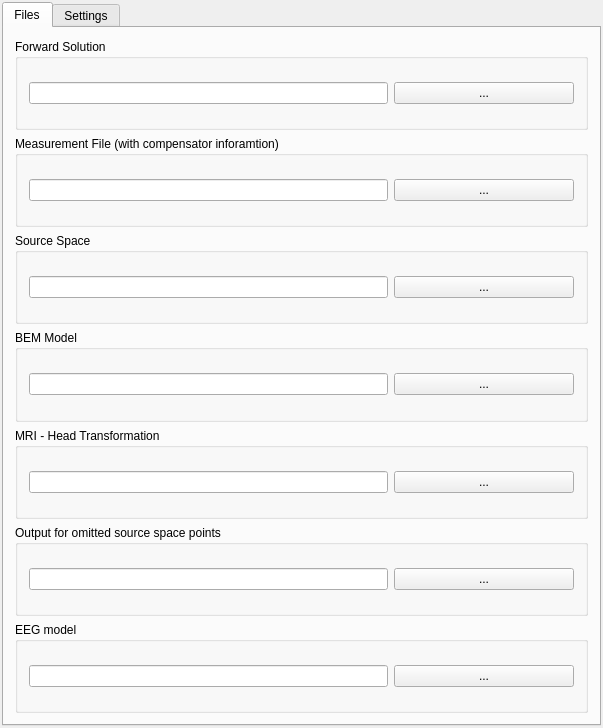
<?xml version="1.0" encoding="UTF-8"?>
<ui version="4.0">
 <class>FwdSetupWidgetClass</class>
 <widget class="QWidget" name="FwdSetupWidgetClass">
  <property name="geometry">
   <rect>
    <x>0</x>
    <y>0</y>
    <width>603</width>
    <height>728</height>
   </rect>
  </property>
  <property name="sizePolicy">
   <sizepolicy hsizetype="MinimumExpanding" vsizetype="MinimumExpanding">
    <horstretch>0</horstretch>
    <verstretch>0</verstretch>
   </sizepolicy>
  </property>
  <property name="windowTitle">
   <string>DummySetupWidget</string>
  </property>
  <layout class="QVBoxLayout" name="verticalLayout_4">
   <property name="spacing">
    <number>2</number>
   </property>
   <property name="leftMargin">
    <number>2</number>
   </property>
   <property name="topMargin">
    <number>2</number>
   </property>
   <property name="rightMargin">
    <number>2</number>
   </property>
   <property name="bottomMargin">
    <number>2</number>
   </property>
   <item>
    <widget class="QTabWidget" name="tabWidget">
     <property name="sizePolicy">
      <sizepolicy hsizetype="MinimumExpanding" vsizetype="MinimumExpanding">
       <horstretch>0</horstretch>
       <verstretch>0</verstretch>
      </sizepolicy>
     </property>
     <property name="toolTip">
      <string>&lt;html&gt;&lt;head/&gt;&lt;body&gt;&lt;p&gt;s&lt;/p&gt;&lt;/body&gt;&lt;/html&gt;</string>
     </property>
     <property name="currentIndex">
      <number>0</number>
     </property>
     <widget class="QWidget" name="Files">
      <attribute name="title">
       <string>Files</string>
      </attribute>
      <layout class="QVBoxLayout" name="verticalLayout_2">
       <item>
        <widget class="QGroupBox" name="m_qGroupBox_Sol">
         <property name="title">
          <string>Forward Solution</string>
         </property>
         <property name="flat">
          <bool>false</bool>
         </property>
         <layout class="QGridLayout" name="m_qGridLayout_Fwd">
          <item row="0" column="2">
           <widget class="QPushButton" name="m_qPushButton_SolNameDialog">
            <property name="text">
             <string>...</string>
            </property>
           </widget>
          </item>
          <item row="0" column="0" colspan="2">
           <widget class="QLineEdit" name="m_qLineEdit_SolName">
            <property name="minimumSize">
             <size>
              <width>140</width>
              <height>0</height>
             </size>
            </property>
            <property name="text">
             <string/>
            </property>
           </widget>
          </item>
         </layout>
        </widget>
       </item>
       <item>
        <widget class="QGroupBox" name="m_qGroupBox_Meas">
         <property name="title">
          <string>Measurement File (with compensator inforamtion)</string>
         </property>
         <property name="flat">
          <bool>false</bool>
         </property>
         <layout class="QGridLayout" name="m_qGridLayout_Fwd_8">
          <item row="0" column="0" colspan="2">
           <widget class="QLineEdit" name="m_qLineEdit_MeasName">
            <property name="minimumSize">
             <size>
              <width>140</width>
              <height>0</height>
             </size>
            </property>
            <property name="text">
             <string/>
            </property>
           </widget>
          </item>
          <item row="0" column="2">
           <widget class="QPushButton" name="m_qPushButton_MeasNameDialog">
            <property name="text">
             <string>...</string>
            </property>
           </widget>
          </item>
         </layout>
        </widget>
       </item>
       <item>
        <widget class="QGroupBox" name="m_qGroupBox_Source">
         <property name="title">
          <string>Source Space</string>
         </property>
         <property name="flat">
          <bool>false</bool>
         </property>
         <layout class="QGridLayout" name="m_qGridLayout_Fwd_2">
          <item row="0" column="0" colspan="2">
           <widget class="QLineEdit" name="m_qLineEdit_SourceName">
            <property name="minimumSize">
             <size>
              <width>140</width>
              <height>0</height>
             </size>
            </property>
           </widget>
          </item>
          <item row="0" column="2">
           <widget class="QPushButton" name="m_qPushButton_SourceNameDialog">
            <property name="text">
             <string>...</string>
            </property>
           </widget>
          </item>
         </layout>
        </widget>
       </item>
       <item>
        <widget class="QGroupBox" name="m_qGroupBox_Bem">
         <property name="title">
          <string>BEM Model</string>
         </property>
         <property name="flat">
          <bool>false</bool>
         </property>
         <layout class="QGridLayout" name="m_qGridLayout_Fwd_3">
          <item row="0" column="2">
           <widget class="QPushButton" name="m_qPushButton_BemNameDialog">
            <property name="text">
             <string>...</string>
            </property>
           </widget>
          </item>
          <item row="0" column="0" colspan="2">
           <widget class="QLineEdit" name="m_qLineEdit_BemName">
            <property name="minimumSize">
             <size>
              <width>140</width>
              <height>0</height>
             </size>
            </property>
           </widget>
          </item>
         </layout>
        </widget>
       </item>
       <item>
        <widget class="QGroupBox" name="m_qGroupBox_Mri">
         <property name="title">
          <string>MRI - Head Transformation</string>
         </property>
         <property name="flat">
          <bool>false</bool>
         </property>
         <layout class="QGridLayout" name="m_qGridLayout_Fwd_4">
          <item row="0" column="0" colspan="2">
           <widget class="QLineEdit" name="m_qLineEdit_MriName">
            <property name="minimumSize">
             <size>
              <width>140</width>
              <height>0</height>
             </size>
            </property>
           </widget>
          </item>
          <item row="0" column="2">
           <widget class="QPushButton" name="m_qPushButton_MriNameDialog">
            <property name="text">
             <string>...</string>
            </property>
           </widget>
          </item>
         </layout>
        </widget>
       </item>
       <item>
        <widget class="QGroupBox" name="m_qGroupBox_MinDistOut">
         <property name="title">
          <string>Output for omitted source space points</string>
         </property>
         <property name="flat">
          <bool>false</bool>
         </property>
         <layout class="QGridLayout" name="m_qGridLayout_Fwd_5">
          <item row="0" column="0" colspan="2">
           <widget class="QLineEdit" name="m_qLineEdit_MinDistName">
            <property name="minimumSize">
             <size>
              <width>140</width>
              <height>0</height>
             </size>
            </property>
           </widget>
          </item>
          <item row="0" column="2">
           <widget class="QPushButton" name="m_qPushButton_MinDistOutDialog">
            <property name="text">
             <string>...</string>
            </property>
           </widget>
          </item>
         </layout>
        </widget>
       </item>
       <item>
        <widget class="QGroupBox" name="m_qGroupBox_EEGModel">
         <property name="title">
          <string>EEG model</string>
         </property>
         <property name="flat">
          <bool>false</bool>
         </property>
         <layout class="QGridLayout" name="m_qGridLayout_Fwd_7">
          <item row="0" column="0" colspan="2">
           <widget class="QLineEdit" name="m_qLineEdit_EEGModelFile">
            <property name="minimumSize">
             <size>
              <width>140</width>
              <height>0</height>
             </size>
            </property>
           </widget>
          </item>
          <item row="0" column="2">
           <widget class="QPushButton" name="m_qPushButton_EEGModelFileDialog">
            <property name="text">
             <string>...</string>
            </property>
           </widget>
          </item>
         </layout>
        </widget>
       </item>
      </layout>
     </widget>
     <widget class="QWidget" name="Settings">
      <attribute name="title">
       <string>Settings</string>
      </attribute>
      <layout class="QVBoxLayout" name="verticalLayout_6">
       <item>
        <widget class="QCheckBox" name="m_check_bIncludeMeg">
         <property name="text">
          <string>Compute MEG Solution</string>
         </property>
        </widget>
       </item>
       <item>
        <widget class="QCheckBox" name="m_check_bIncludeEEG">
         <property name="text">
          <string>Compute EEG Solution</string>
         </property>
        </widget>
       </item>
       <item>
        <widget class="QCheckBox" name="m_check_bComputeGrad">
         <property name="text">
          <string>Compute Gradient Solution</string>
         </property>
        </widget>
       </item>
       <item>
        <widget class="QCheckBox" name="m_check_bFixedOri">
         <property name="text">
          <string>Fixed Orientation</string>
         </property>
        </widget>
       </item>
       <item>
        <widget class="QCheckBox" name="m_check_bAccurate">
         <property name="text">
          <string>Acurate</string>
         </property>
        </widget>
       </item>
       <item>
        <widget class="QCheckBox" name="m_check_bCoordframe">
         <property name="text">
          <string>Compute in MRI space (else Head space)</string>
         </property>
        </widget>
       </item>
       <item>
        <widget class="QCheckBox" name="m_check_bUseThreads">
         <property name="text">
          <string>Use threads</string>
         </property>
        </widget>
       </item>
       <item>
        <widget class="QCheckBox" name="m_check_bDoAll">
         <property name="text">
          <string>Calculate forward solution in all nodes</string>
         </property>
        </widget>
       </item>
       <item>
        <widget class="QCheckBox" name="m_check_bMriHeadIdent">
         <property name="text">
          <string>Identical head- and MRI- space</string>
         </property>
        </widget>
       </item>
       <item>
        <widget class="QCheckBox" name="m_check_bFilterSpaces">
         <property name="text">
          <string>Filter Source Spaces</string>
         </property>
        </widget>
       </item>
       <item>
        <widget class="QCheckBox" name="m_check_bScaleEegPos">
         <property name="text">
          <string>Scale Electrode Positions</string>
         </property>
        </widget>
       </item>
       <item>
        <widget class="QCheckBox" name="m_check_bUseEquivEeg">
         <property name="text">
          <string>Use equivalent source approach for EEG</string>
         </property>
        </widget>
       </item>
       <item>
        <widget class="QGroupBox" name="distance">
         <property name="title">
          <string>Minimum distance skull &lt;-&gt; source [mm]</string>
         </property>
         <layout class="QVBoxLayout" name="verticalLayout_3">
          <item>
           <widget class="QDoubleSpinBox" name="m_doubleSpinBox_dMinDist">
            <property name="decimals">
             <number>1</number>
            </property>
           </widget>
          </item>
         </layout>
        </widget>
       </item>
       <item>
        <widget class="QGroupBox" name="EegScalpRadius">
         <property name="title">
          <string>EEG scalp radius of sphere model [mm]</string>
         </property>
         <layout class="QVBoxLayout" name="verticalLayout_5">
          <item>
           <widget class="QDoubleSpinBox" name="m_doubleSpinBox_dEegSphereRad">
            <property name="decimals">
             <number>1</number>
            </property>
            <property name="maximum">
             <double>500.000000000000000</double>
            </property>
            <property name="singleStep">
             <double>1.000000000000000</double>
            </property>
           </widget>
          </item>
         </layout>
        </widget>
       </item>
       <item>
        <widget class="QGroupBox" name="EEGModelOrigin">
         <property name="title">
          <string>Sphere Model Origin (x,y,z) [mm]</string>
         </property>
         <layout class="QGridLayout" name="gridLayout">
          <item row="0" column="0">
           <widget class="QDoubleSpinBox" name="m_doubleSpinBox_dVecR0x">
            <property name="decimals">
             <number>1</number>
            </property>
            <property name="minimum">
             <double>-500.000000000000000</double>
            </property>
            <property name="maximum">
             <double>500.000000000000000</double>
            </property>
            <property name="singleStep">
             <double>1.000000000000000</double>
            </property>
           </widget>
          </item>
          <item row="0" column="2">
           <widget class="QDoubleSpinBox" name="m_doubleSpinBox_dVecR0z">
            <property name="decimals">
             <number>1</number>
            </property>
            <property name="minimum">
             <double>-500.000000000000000</double>
            </property>
            <property name="maximum">
             <double>500.000000000000000</double>
            </property>
            <property name="singleStep">
             <double>1.000000000000000</double>
            </property>
           </widget>
          </item>
          <item row="0" column="1">
           <widget class="QDoubleSpinBox" name="m_doubleSpinBox_dVecR0y">
            <property name="decimals">
             <number>1</number>
            </property>
            <property name="minimum">
             <double>-500.000000000000000</double>
            </property>
            <property name="maximum">
             <double>500.000000000000000</double>
            </property>
            <property name="singleStep">
             <double>1.000000000000000</double>
            </property>
           </widget>
          </item>
         </layout>
        </widget>
       </item>
       <item>
        <widget class="QGroupBox" name="m_qGroupBox_EEGModelName">
         <property name="title">
          <string>EEG model name</string>
         </property>
         <property name="flat">
          <bool>false</bool>
         </property>
         <layout class="QGridLayout" name="m_qGridLayout_Fwd_6">
          <item row="0" column="0" colspan="2">
           <widget class="QLineEdit" name="m_qLineEdit_EEGModelName">
            <property name="minimumSize">
             <size>
              <width>140</width>
              <height>0</height>
             </size>
            </property>
           </widget>
          </item>
         </layout>
        </widget>
       </item>
       <item>
        <spacer name="verticalSpacer_2">
         <property name="orientation">
          <enum>Qt::Vertical</enum>
         </property>
         <property name="sizeHint" stdset="0">
          <size>
           <width>20</width>
           <height>40</height>
          </size>
         </property>
        </spacer>
       </item>
      </layout>
     </widget>
    </widget>
   </item>
  </layout>
 </widget>
 <layoutdefault spacing="6" margin="11"/>
 <resources/>
 <connections/>
</ui>
